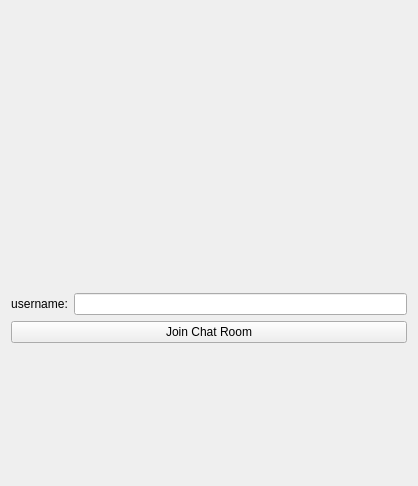
<?xml version="1.0" encoding="UTF-8"?>
<ui version="4.0">
 <class>Login</class>
 <widget class="QWidget" name="Login">
  <property name="geometry">
   <rect>
    <x>0</x>
    <y>0</y>
    <width>418</width>
    <height>486</height>
   </rect>
  </property>
  <property name="windowTitle">
   <string>Form</string>
  </property>
  <property name="windowIcon">
   <iconset resource="res.qrc">
    <normaloff>:/new/logo/logo.png</normaloff>:/new/logo/logo.png</iconset>
  </property>
  <layout class="QHBoxLayout" name="horizontalLayout">
   <item>
    <layout class="QVBoxLayout" name="verticalLayout">
     <item>
      <widget class="QLabel" name="label">
       <property name="sizePolicy">
        <sizepolicy hsizetype="Fixed" vsizetype="Fixed">
         <horstretch>0</horstretch>
         <verstretch>0</verstretch>
        </sizepolicy>
       </property>
       <property name="text">
        <string/>
       </property>
       <property name="pixmap">
        <pixmap resource="res.qrc">:/new/logo/logo.png</pixmap>
       </property>
       <property name="alignment">
        <set>Qt::AlignCenter</set>
       </property>
      </widget>
     </item>
     <item>
      <layout class="QVBoxLayout" name="verticalLayout_3">
       <item>
        <layout class="QVBoxLayout" name="verticalLayout_4"/>
       </item>
       <item>
        <layout class="QHBoxLayout" name="horizontalLayout_2">
         <item>
          <widget class="QLabel" name="usernameLabel">
           <property name="sizePolicy">
            <sizepolicy hsizetype="Fixed" vsizetype="Fixed">
             <horstretch>0</horstretch>
             <verstretch>0</verstretch>
            </sizepolicy>
           </property>
           <property name="text">
            <string>username:</string>
           </property>
           <property name="alignment">
            <set>Qt::AlignCenter</set>
           </property>
          </widget>
         </item>
         <item>
          <widget class="QLineEdit" name="usernameLineEdit"/>
         </item>
        </layout>
       </item>
       <item>
        <widget class="QPushButton" name="pushButton">
         <property name="text">
          <string>Join Chat Room</string>
         </property>
         <property name="shortcut">
          <string>Return</string>
         </property>
        </widget>
       </item>
      </layout>
     </item>
    </layout>
   </item>
  </layout>
 </widget>
 <resources>
  <include location="res.qrc"/>
 </resources>
 <connections/>
</ui>
